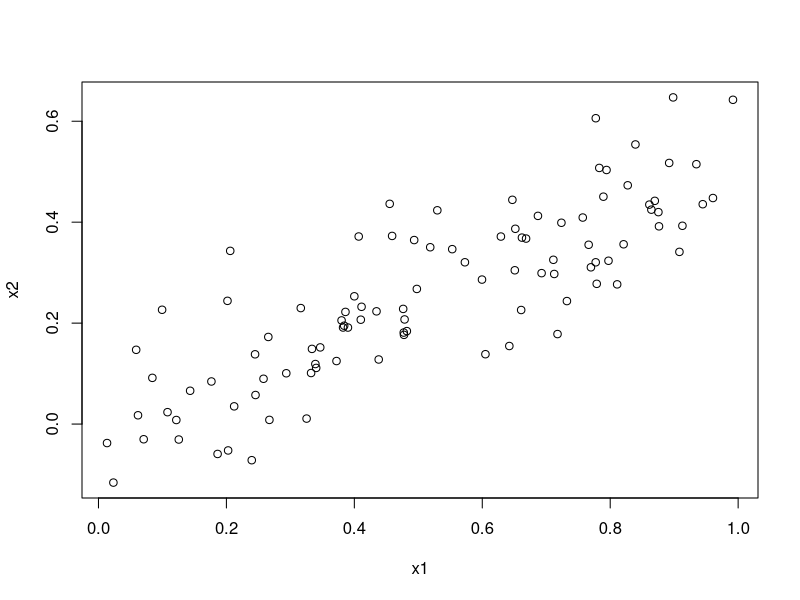
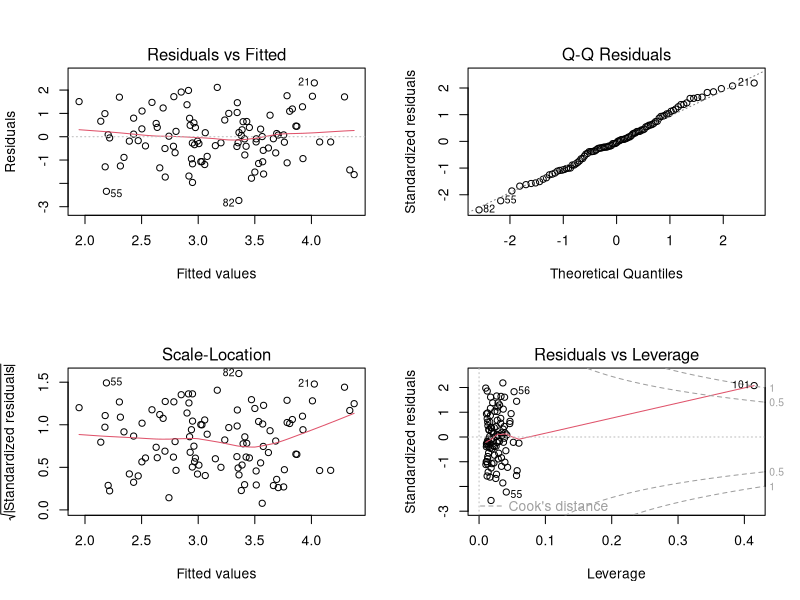
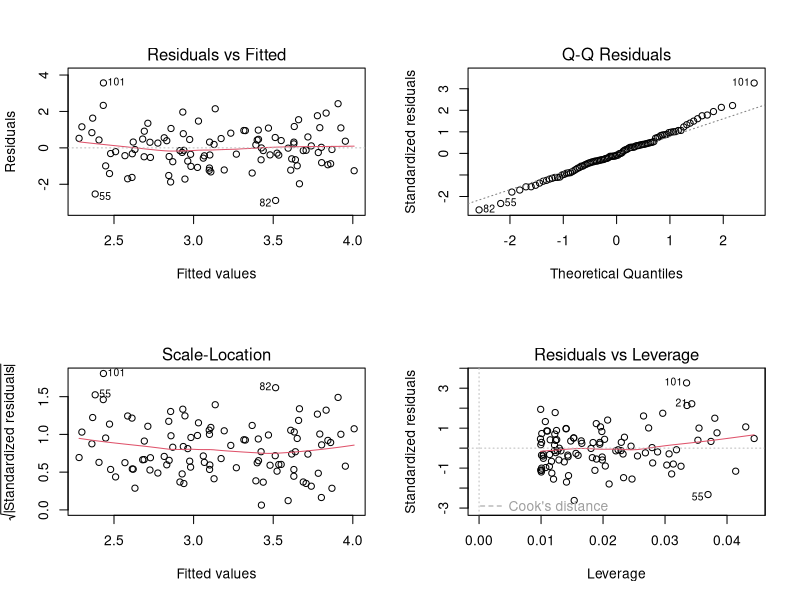
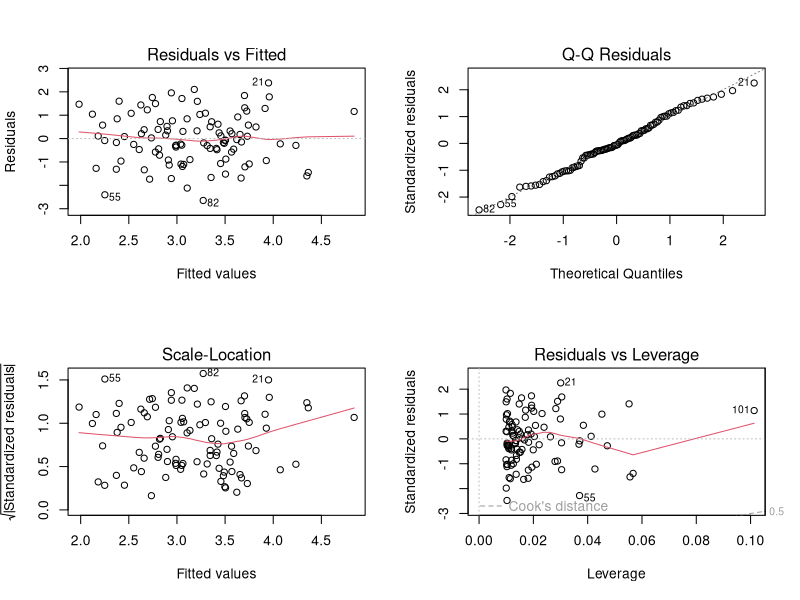

R code for these plots, in order:
## ---- chunk 1
knitr::opts_chunk$set(echo = TRUE)
## ---- chunk 2
set.seed(1)
x1=runif(100)
x2=0.5*x1+rnorm(100)/10
y=2+2*x1+0.3*x2+rnorm(100)
## ---- chunk 3
plot(x1, x2)
cor(x1, x2)
## ---- chunk 4
fit <- lm(y ~ x1 + x2)
summary(fit)
summary(fit)$coefficients
## ---- chunk 5
fit2 <- lm(y ~ x1)
summary(fit2)
summary(fit2)$coefficients
## ---- chunk 6
fit3 <- lm(y ~ x2)
summary(fit3)
summary(fit3)$coefficients
## ---- chunk 7
library(car)
vif(fit)
## ---- chunk 8
x1 <- c(x1, 0.1)
x2 <- c(x2, 0.8)
y <- c(y,6)
## ---- chunk 9
fit4 <- lm(y ~ x1 + x2)
fit5 <- lm(y ~ x1)
fit6 <- lm(y ~ x2)
summary(fit4)
summary(fit4)$coefficients
vif(fit4)
par(mfrow=c(2,2))
plot(fit4)
summary(fit5)
summary(fit5)$coefficients
par(mfrow=c(2,2))
plot(fit5)
summary(fit6)
summary(fit6)$coefficients
par(mfrow=c(2,2))
plot(fit6)

